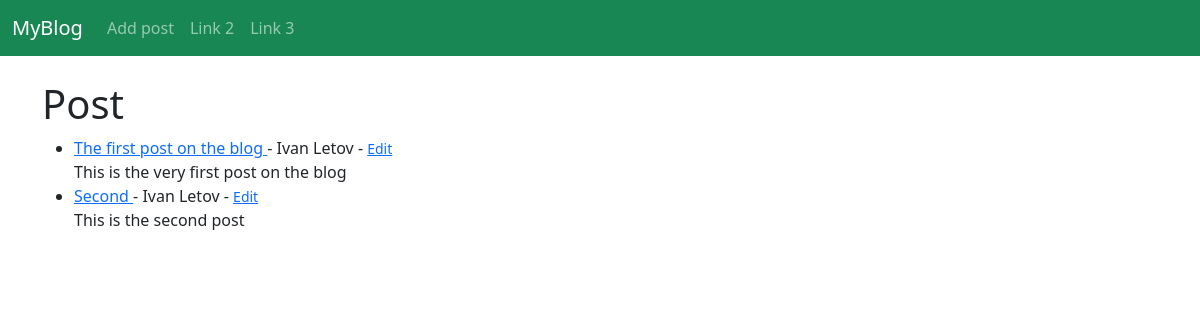
Before: / with the older database file.
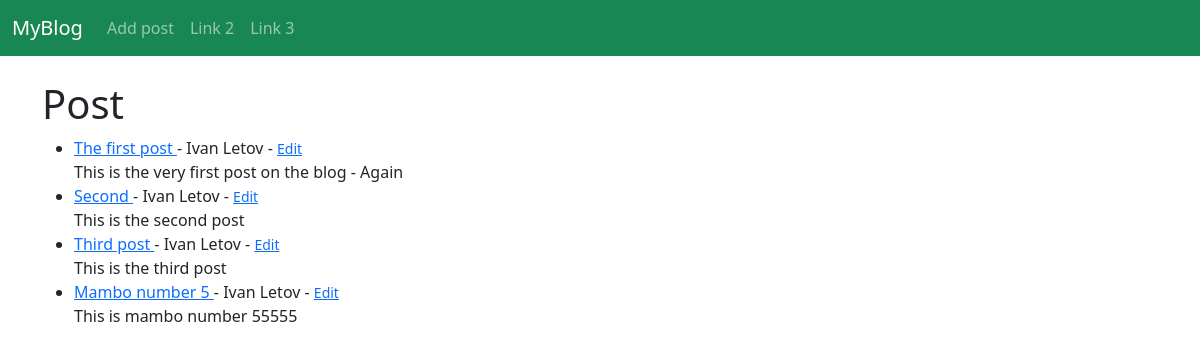
After: the same page with the newer database file.
### myblog/models.py (models this page shows, shortened)
class Post(models.Model):
	title = models.CharField(max_length=255)
	title_tag = models.CharField(max_length=255, default="My Blog")
	author = models.ForeignKey(User, on_delete=models.CASCADE)
	body = models.TextField()

### myblog/views.py (the view)
# urls.py: path('', HomeView.as_view(), name="home"),
class HomeView(ListView):
	model = Post
	template_name = 'home.html'

### myblog/templates/home.html
{% extends 'base.html' %}
{% block content %}
<h1>Post</h1>
<ul>
{% for post in object_list %}
	<li>
		<a href="{% url 'article-detail' post.pk %}">
			{{ post.title }}
		</a> - {{ post.author.first_name }} {{ post.author.last_name }} -
		<small><a href="{% url 'update_post' post.pk %}">Edit</a></small>
		<br>
		{{ post.body }}
	</li>
{% endfor %}
</ul>
{% endblock %}

### myblog/templates/base.html (shortened to what this page needs)
<!doctype html>
<html lang="en">
  <head>
    <link href="https://cdn.jsdelivr.net/npm/bootstrap@5.3.0-alpha1/dist/css/bootstrap.min.css" rel="stylesheet">
  </head>
  <body>
    <nav class="navbar navbar-expand-lg bg-success navbar-dark">
  <div class="container-fluid">
    <a class="navbar-brand" href="{% url 'home' %}">MyBlog</a>
    <div class="collapse navbar-collapse" id="navbarSupportedContent">
      <ul class="navbar-nav me-auto mb-2 mb-lg-0">
        <li class="nav-item">
          <a class="nav-link" href="{% url 'add_post' %}">Add post</a>
        </li>
        <li class="nav-item">
          <a class="nav-link" href="#">Link 2</a>
        </li>
        <li class="nav-item">
          <a class="nav-link" href="#">Link 3</a>
        </li>
      </ul>
    </div>
  </div>
</nav>
    <br>
    <div class="container">
    {% block content %}
    {% endblock %}
  </div>
  </body>
</html>

Changed rows visible on the page:
changed Post: title "The first post on the blog" → "The first post"; body "This is the very first post on the blog" → "This is the very first post on the blog - Again"
added Post: title "Third post", author.first_name "Ivan", author.last_name "Letov", body "This is the third post"
added Post: title "Mambo number 5", author.first_name "Ivan", author.last_name "Letov", body "This is mambo number 55555"
